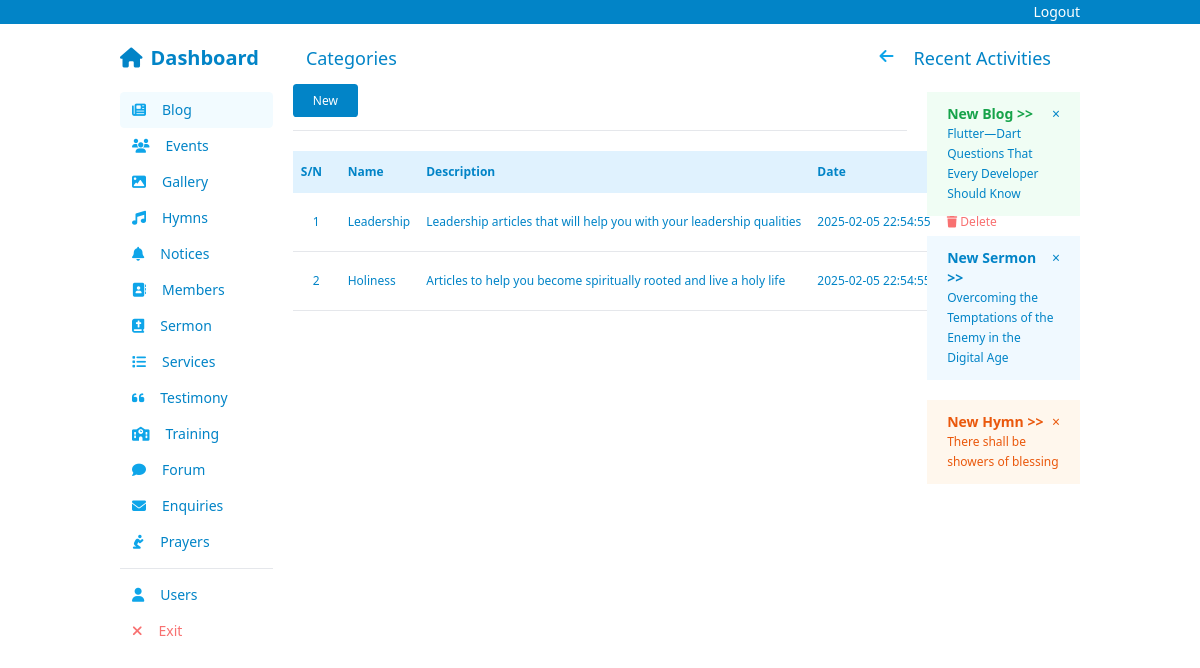
The app's page /admin/blog/categories, older data.
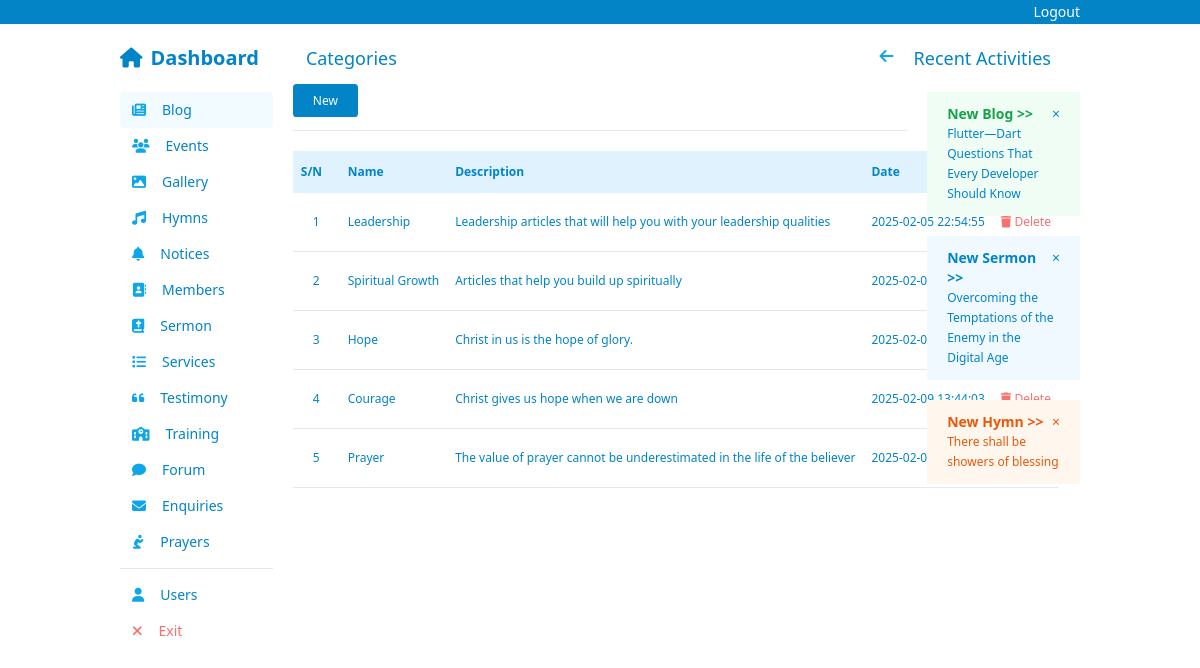
The same page, newer data.
### web/admin/blog/models.py (models this page shows, shortened)
class Category(db.Model):
    __tablename__ = 'categories'
    id = db.Column(db.Integer, primary_key=True, autoincrement=True)
    name = db.Column(db.String(50), nullable=False, unique=True)
    description = db.Column(db.Text, nullable=True)
    slug = db.Column(db.String(80), nullable=False, unique=True)
    created_at = db.Column(db.DateTime(timezone=True), server_default=func.now())

### web/admin/blog/routes.py (the view)
@bp.route('/categories', methods=('GET',))
def categories():
    categories = Category.query.all()
    return render_template('admin/blog/category/index.html', title='Categories', categories=categories)

### app.py (called while the page is built)
@app.before_request
def before_request():
    g.user = get_current_user()

@app.context_processor
def utility_processor():
    def is_authenticated():
        return get_current_user() is not None
    def current_user():
        return get_current_user()
    return {
        'is_authenticated': is_authenticated,
        'current_user': current_user
    }

### web/auth/routes.py (called while the page is built)
@bp.before_app_request
def load_logged_in_user():
    pass

### web/context.py (called while the page is built)
def get_current_user():
    if not hasattr(g, 'current_user'):
        if 'user_id' in session:
            g.current_user = User.query.get(session['user_id'])
        else:
            g.current_user = None
    return g.current_user

### web/templates/admin/blog/category/index.html (shortened to what this page needs)
{% extends 'admin/base.html' %}
{% block content %}
<div class="text-[12px]">
  <a class="py-2 px-5 bg-sky-600 text-white" href="{{ url_for('blog_admin.create_category') }}">New</a>
  <hr class="my-5">
{% if categories|length > 0 %}
    <table class="w-full text-left   table-auto min-w-max text-gray-800 p-2">
      <thead>
        <tr class="bg-sky-100 font-light text-sky-600">
          <th class="py-3 px-2">S/N</th>
          <th class="py-3 px-2">Name</th>
          <th class="py-3 px-2">Description</th>
          <th class="py-3 px-2">Date</th>
          <th>Actions</th>
        </tr>
      </thead>
      <tbody class="text-sky-600">
        {% for category in categories %}
          <tr  class="cursor-pointer items-center p-3 border-b hover:bg-sky-50/50 clickable-row" data-href="{{ url_for('blog_admin.edit_category', pk=category.id) }}">
              <td class="p-5">{{ category.id }}</td>
              <td class="px-2 py-3">{{category.name}}</td>
              <td class="px-2 py-3">{{category.description}}</td>
              <td class="px-2 py-3">{{ category.created_at }}</td>
              <td class="px-2 py-3 text-red-400"><a href="{{url_for('blog_admin.confirm_delete_category', pk=category.id)}}"><i class="fa-solid fa-trash"></i> Delete</a></td>
          </tr>
      {% endfor %}
      </tbody>
    </table>
{% else %}
<p class="text-gray-500">No categories have been created yet. Click</p>
{% endif %}
</div>
{% endblock %}

### web/templates/admin/base.html (shortened to what this page needs)
<!DOCTYPE html>
<html lang="en">
  <head>
    <link rel="stylesheet" href="{{ url_for('static', filename='/css/style.css') }}">
    <link rel="stylesheet" href="https://cdnjs.cloudflare.com/ajax/libs/font-awesome/6.7.2/css/all.min.css" />
    <script src="https://cdn.tailwindcss.com"></script>
  </head>
  <body class="m-0 p-0 w-full">
    {% include 'admin/partials/navbar.html' %}
    <div class="flex w-[80%] mx-auto gap-5 my-5">
      <a class="flex gap-2 items-center w-[18%] text-sky-600 text-xl font-bold" href="{{ url_for('admin.index') }}">
        <i class="fa-solid fa-home"></i>
        <h1>Dashboard</h1>
      </a>
      <div class="flex w-[84%]">
        <div class="flex w-[78.5%] justify-between">
          <h2 class="text-sky-600 text-lg bold">{{title|capitalize}}</h2>
          <a href="javascript:history.back()">
            <i class="fa-solid fa-arrow-left mx-5 text-sky-500"></i>
          </a>
        </div>
        <h3 class="w-[21.5%] text-sky-600 text-lg">Recent Activities</h3>
      </div>
    </div>
    <div class="w-[80%] flex h-full mx-auto gap-5">
        <div class="w-[18%]">
            {% include 'admin/partials/sidebar.html' %}
        </div>
          <div class="{% if not 'blog/create' in request.url and not 'blog/edit' in request.url %} w-[64%] {% else %} w-[82%] {% endif %}">
              {% block content %}{% endblock %}
          </div>
        {% if not 'blog/create' in request.url and not 'blog/edit' in request.url %}
          <div class="w-[18%]">
            <div class="flex flex-col">
                <div class="text-sm bg-green-50   px-5 py-3 text-sky-600 mb-5">
                    <p class="float-right">&times;</p>
                    <strong class="text-green-600 flex justify-between">New Blog >> </strong>
                    <p class="text-[12px]">Flutter—Dart Questions That Every Developer Should Know</p>
                </div>
                <div class="text-sm bg-sky-50   px-5 py-3 text-sky-600 mb-5">
                    <p class="float-right">&times;</p>
                    <strong class="text-sky-600 flex justify-between">New Sermon >> </strong>
                    <p class="text-[12px]">Overcoming the Temptations of the Enemy in the Digital Age</p>
                </div>
                <div class="text-sm bg-orange-50   px-5 py-3 text-orange-600 mb-5">
                  <p class="float-right">&times;</p>
                  <strong class="text-orange-600 flex justify-between">New Hymn >> </strong>
                  <p class="text-[12px]">There shall be showers of blessing</p>
                </div>
            </div>
        </div>
      {% endif %}
    </div>
  </body>
</html>

### web/templates/admin/partials/navbar.html (shortened to what this page needs)
<header class="w-full bg-sky-600 py-0.5 text-sm">
    <nav class="flex row justify-end w-[80%] mx-auto">
        <ul class="flex gap-5 text-white">
            <li><a href="{{ url_for('auth_admin.logout') }}">Logout</a></li>
        </ul>
    </nav>
</header>

### web/templates/admin/partials/sidebar.html
<nav class="w-full mb-2 flex flex-col gap-0   text-sky-600 text-sm">
    <a class="flex gap-4 py-2 px-3 {% if 'blog' in request.url %} bg-sky-300/10 {% endif %} items-center w-full hover:bg-sky-50 hover:text-sky-600 hover: " href="{{ url_for('blog_admin.index') }}">
        <i class="fa-solid fa-newspaper text-sky-500"></i>
        <span>Blog</span>
    </a>
    <a class="flex gap-4 py-2 px-3 {% if 'event' in request.url %} bg-sky-300/10 {% endif %} items-center active:bg-sky-400 active:text-white w-full hover:bg-sky-50 hover:text-sky-600 hover: " href="{{ url_for('event_admin.index') }}">
        <i class="fa-solid fa-users text-sky-500"></i>
        <span>Events</span>
    </a>
    <a class="flex gap-4 py-2 px-3 {% if 'gallery' in request.url %} bg-sky-300/10 {% endif %} items-center active:bg-sky-400 active:text-white w-full hover:bg-sky-50 hover:text-sky-600 hover: " href="{{ url_for('gallery_admin.index') }}">
        <i class="fa-solid fa-image text-sky-500"></i>
        <span>Gallery</span>
    </a>
    <a class="flex gap-4 py-2 px-3 {% if 'hymn' in request.url %} bg-sky-300/10 {% endif %} items-center active:bg-sky-400 active:text-white w-full hover:bg-sky-50 hover:text-sky-600 hover: " href="{{ url_for('hymns_admin.index') }}">
        <i class="fa-solid fa-music text-sky-500"></i>
        <span>Hymns</span>
    </a>
    <a class="flex gap-4 py-2 px-3 {% if 'notice' in request.url %} bg-sky-300/10 {% endif %} items-center active:bg-sky-400 active:text-white w-full hover:bg-sky-50 hover:text-sky-600 hover: " href="{{ url_for('notices_admin.index') }}">
        <i class="fa-solid fa-bell text-sky-500"></i>
        <span>Notices</span>
    </a>
    <a class="flex gap-4 py-2 px-3 {% if 'member' in request.url %} bg-sky-300/10 {% endif %} items-center active:bg-sky-400 active:text-white w-full hover:bg-sky-50 hover:text-sky-600 hover: " href="{{ url_for('member_admin.index') }}">
        <i class="fa-solid fa-address-book text-sky-500"></i>
          <span>Members</span>
    </a>
    <a class="flex gap-4 py-2 px-3 {% if 'sermon' in request.url %} bg-sky-300/10 {% endif %} items-center active:bg-sky-400 active:text-white w-full hover:bg-sky-50 hover:text-sky-600 hover: " href="{{ url_for('sermon_admin.index') }}">
        <i class="fa-solid fa-bible text-sky-500"></i>
        <span>Sermon</span>
    </a>
    <a class="flex gap-4 py-2 px-3 {% if 'service' in request.url %} bg-sky-300/10 {% endif %} items-center active:bg-sky-400 active:text-white w-full hover:bg-sky-50 hover:text-sky-600 hover: " href="{{ url_for('service_admin.index') }}">
        <i class="fa-solid fa-list text-sky-500"></i>
        <span>Services</span>
    </a>
    <a class="flex gap-4 py-2 px-3 {% if 'testimony' in request.url %} bg-sky-300/10 {% endif %} items-center active:bg-sky-400 active:text-white w-full hover:bg-sky-50 hover:text-sky-600 hover: " href="{{ url_for('testimony_admin.index') }}">
        <i class="fa-solid fa-quote-left text-sky-500"></i>
          <span>Testimony</span>
    </a>
    <a class="flex gap-4 py-2 px-3 {% if 'training' in request.url %} bg-sky-300/10 {% endif %} items-center active:bg-sky-400 active:text-white w-full hover:bg-sky-50 hover:text-sky-600 hover: " href="{{ url_for('training_admin.index') }}">
        <i class="fa-solid fa-school text-sky-500"></i>
        <span>Training</span>
    </a>
    <a class="flex gap-4 py-2 px-3 {% if 'forum' in request.url %} bg-sky-300/10 {% endif %} items-center active:bg-sky-400 active:text-white w-full hover:bg-sky-50 hover:text-sky-600 hover: " href="{{ url_for('forum_admin.index') }}">
        <i class="fa-solid fa-comment text-sky-500"></i>
        <span>Forum</span>
    </a>
    <a class="flex gap-4 py-2 px-3 {% if 'enquiries' in request.url %} bg-sky-300/10 {% endif %} items-center active:bg-sky-400 active:text-white w-full hover:bg-sky-50 hover:text-sky-600 hover: " href="{{ url_for('enquiries.index') }}">
        <i class="fa-solid fa-envelope text-sky-500"></i>
         <span>Enquiries</span>
    </a>
    <a class="flex gap-4 py-2 px-3 {% if 'prayer' in request.url %} bg-sky-300/10 {% endif %} items-center active:bg-sky-400 active:text-white w-full hover:bg-sky-50 hover:text-sky-600 hover: " href="{{ url_for('prayer_admin.index') }}">
        <i class="fa-solid fa-pray text-sky-500"></i>
          <span>Prayers</span>
    </a>
    <hr class="my-2">
    <a class="flex gap-4 py-2 px-3 {% if 'user' in request.url %} bg-sky-300/10 {% endif %} items-center active:bg-sky-400 active:text-white w-full hover:bg-sky-50 hover:text-sky-600 hover: " href="{{ url_for('user_admin.index') }}">
        <i class="fa-solid fa-user text-sky-500"></i>
          <span>Users</span>
    </a>
    <a class="flex gap-4 py-2 px-3 items-center cursor-pointer text-red-400 hover:bg-red-50 hover: " href="">
        <i class="fa-solid fa-close text-red-400"></i>
          <span>Exit</span>
    </a>
</nav>

### web/static/css/style.css (style rules this page uses)
input, a, button, textarea { border-radius: .3em; }

Row changes from the older to the newer data that the page shows:
changed Category id 2: name "Holiness" → "Spiritual Growth"; description "Articles to help you become spiritually rooted and live a holy life" → "Articles that help you build up spiritually"; created_at "2025-02-05 22:54:55" → "2025-02-09…"
added Category: id "3", name "Hope", description "Christ in us is the hope of glory.", created_at "2025-02-09…"
added Category: id "4", name "Courage", description "Christ gives us hope when we are down", created_at "2025-02-09 13:44:03"
added Category: id "5", name "Prayer", description "The value of prayer cannot be underestimated in the life of the believer", created_at "2025-02-09…"
